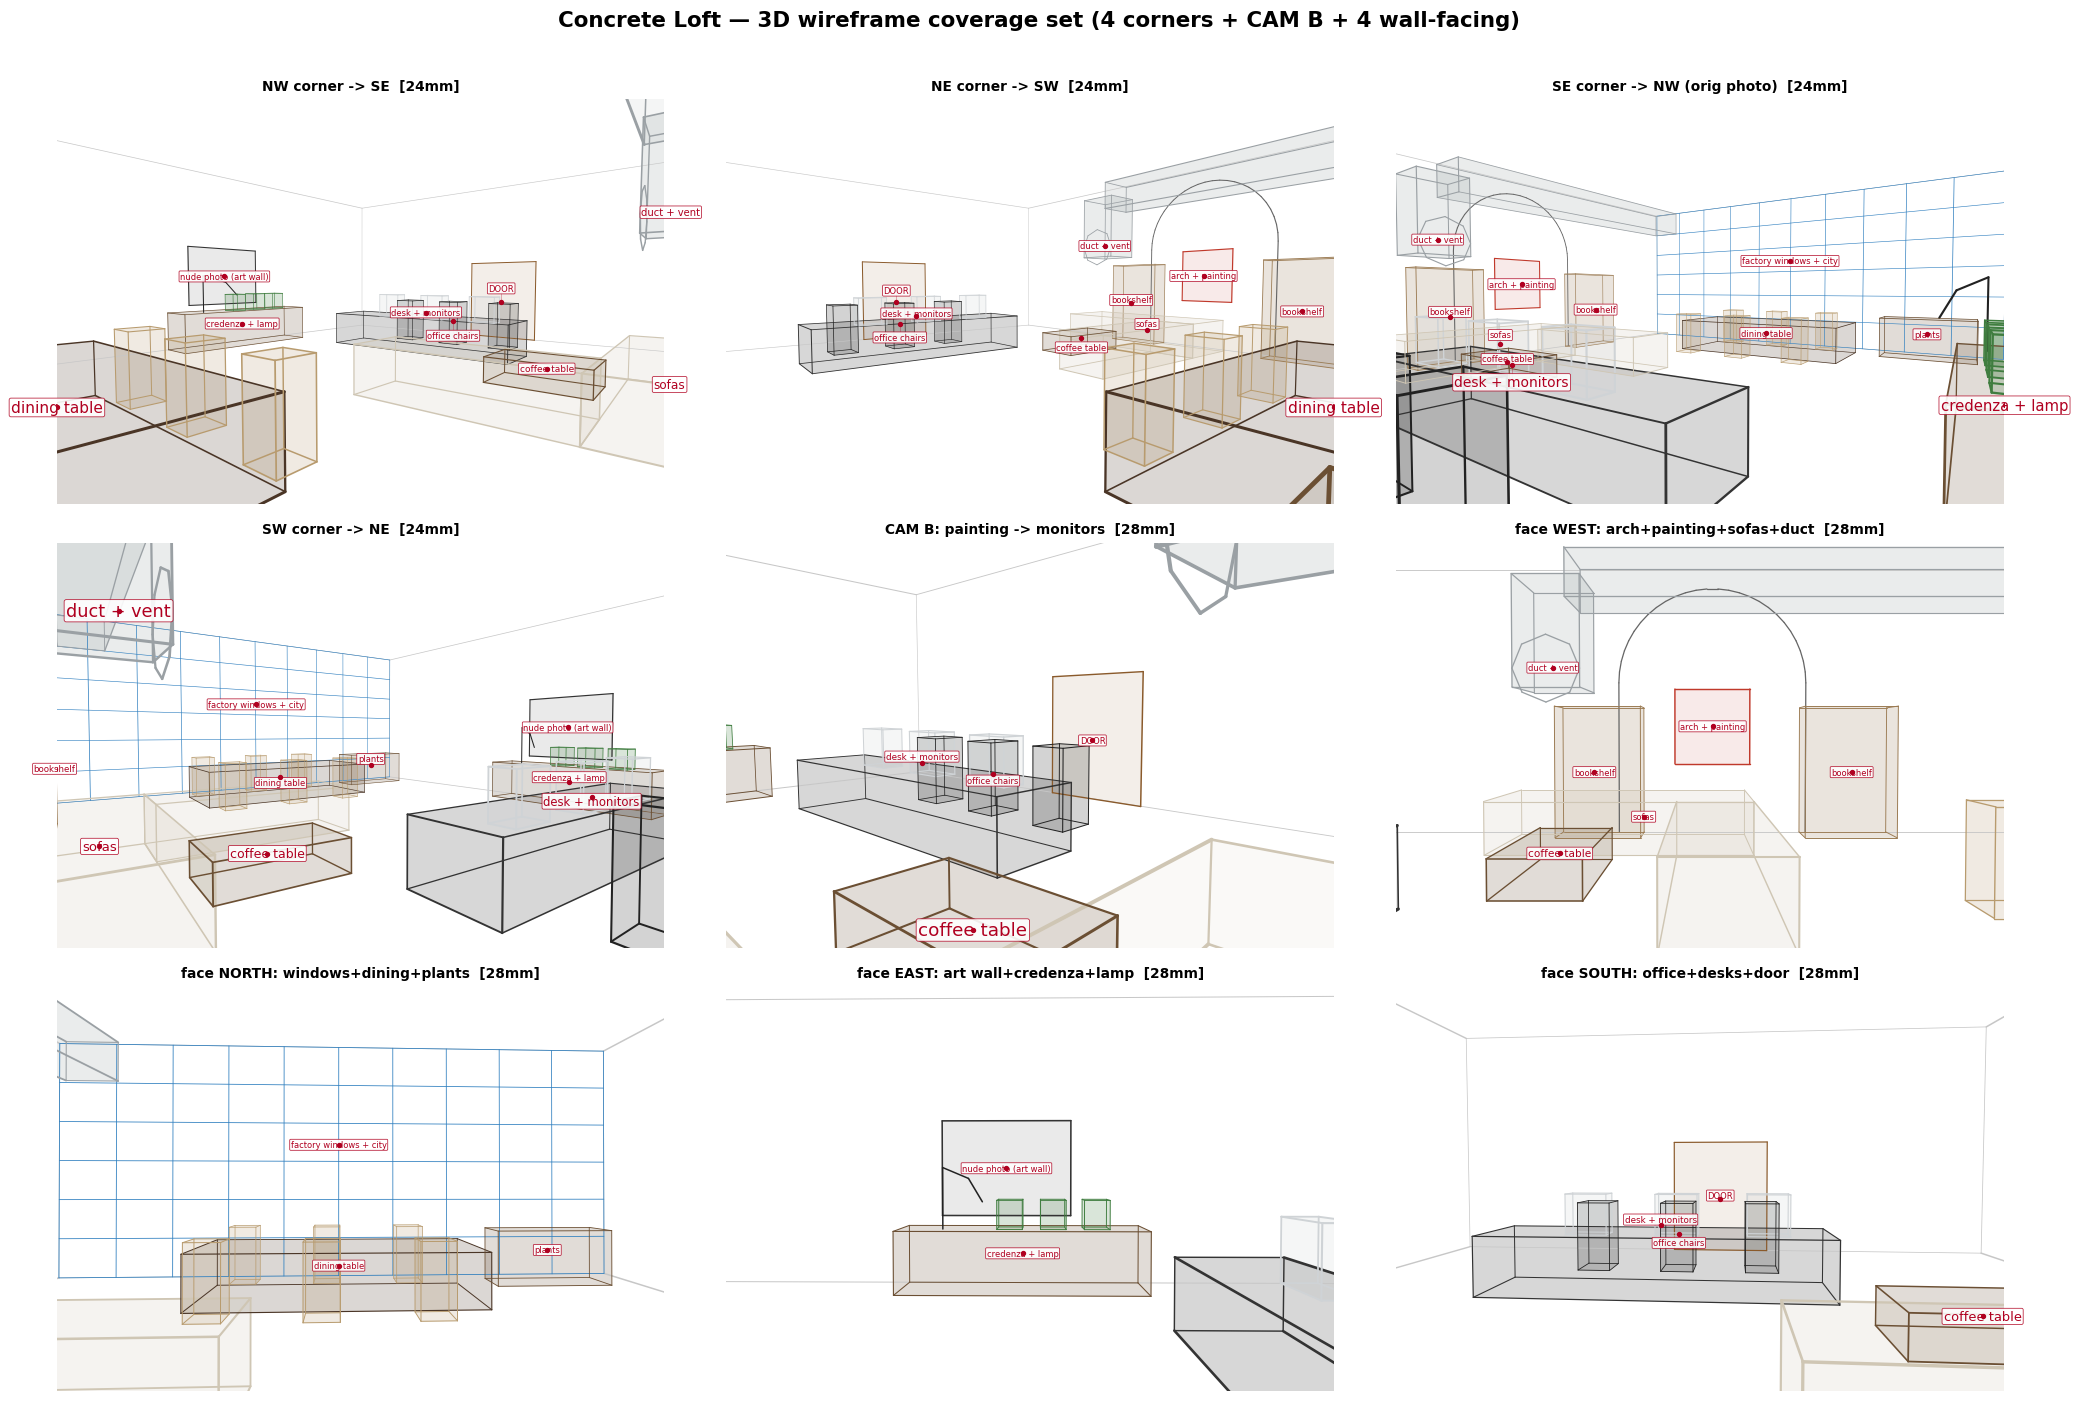

Python code for this plot:
"""
3D wireframe of the concrete loft + pinhole camera -> perspective line-drawings
from any position. Renders the four corner views + CAM B.

Room axes (meters):  x: 0=WEST(arch/duct) .. 10=EAST(art wall)
                      y: 0=SOUTH(office+door) .. 12=NORTH(windows)
                      z: 0=floor .. 4.2=ceiling
Render:  .venv/bin/python room_3d.py  ->  room_3d.png
"""
import matplotlib
matplotlib.use("Agg")
import matplotlib.pyplot as plt
import numpy as np

RX, RY, RZ = 10.0, 12.0, 4.2
S = []  # segments: (P0, P1, color, lw)

FACES = []  # translucent volume faces: (list of 3D corner pts, color)

def seg(p0, p1, c="0.6", lw=1.0):
    S.append((np.array(p0, float), np.array(p1, float), c, lw))

def face(pts, c):
    FACES.append(([np.array(p, float) for p in pts], c))

def box(x0, x1, y0, y1, z0, z1, c="0.45", lw=1.0, fill=True):
    pts = [(x0,y0,z0),(x1,y0,z0),(x1,y1,z0),(x0,y1,z0),
           (x0,y0,z1),(x1,y0,z1),(x1,y1,z1),(x0,y1,z1)]
    e = [(0,1),(1,2),(2,3),(3,0),(4,5),(5,6),(6,7),(7,4),(0,4),(1,5),(2,6),(3,7)]
    for a,b in e: seg(pts[a], pts[b], c, lw)
    if fill:
        for q in [(0,1,2,3),(4,5,6,7),(0,1,5,4),(2,3,7,6),(1,2,6,5),(0,3,7,4)]:
            face([pts[i] for i in q], c)

def rect_x(x, y0, y1, z0, z1, c, lw=1.4):   # rectangle on a constant-x (E/W) wall
    p=[(x,y0,z0),(x,y1,z0),(x,y1,z1),(x,y0,z1)]
    for i in range(4): seg(p[i], p[(i+1)%4], c, lw)
    face(p, c)

def rect_y(y, x0, x1, z0, z1, c, lw=1.4):   # rectangle on a constant-y (N/S) wall
    p=[(x0,y,z0),(x1,y,z0),(x1,y,z1),(x0,y,z1)]
    for i in range(4): seg(p[i], p[(i+1)%4], c, lw)
    face(p, c)

# ---------- ROOM SHELL ----------
box(0, RX, 0, RY, 0, RZ, c="0.78", lw=1.0, fill=False)   # shell: edges only, no fill

# ---------- NORTH WINDOW WALL (y=RY): mullion grid ----------
for x in np.arange(0, RX+0.01, 1.0):
    seg((x, RY, 0), (x, RY, RZ), "#2f7fbf", 1.0)
for z in np.arange(0, RZ+0.01, 0.7):
    seg((0, RY, z), (RX, RY, z), "#2f7fbf", 1.0)

# ---------- WEST ARCH/DUCT WALL (x=0) ----------
# arch (semicircle in the y-z plane), centered y=6.6, base z=2.4, radius 1.5
yc, zb, r = 6.6, 2.4, 1.5
th = np.linspace(0, np.pi, 28)
ay, az = yc + r*np.cos(th), zb + r*np.sin(th)
for i in range(len(th)-1):
    seg((0, ay[i], az[i]), (0, ay[i+1], az[i+1]), "0.4", 1.4)
seg((0, yc-r, 0), (0, yc-r, zb), "0.4", 1.4)
seg((0, yc+r, 0), (0, yc+r, zb), "0.4", 1.4)
rect_x(0.02, 6.0, 7.2, 1.1, 2.3, "#c0392b", 1.6)            # woman painting
box(0, 0.45, 4.2, 5.5, 0, 2.0, c="#9b7b53", lw=1.0)         # bookshelf
box(0, 0.45, 8.0, 9.4, 0, 2.0, c="#9b7b53", lw=1.0)         # bookshelf
# DUCT: big insulated pipe — ceiling run near west wall + curved drop to a
# round vent near the arch (jutting into the room, south of the arch).
dx0, dx1 = 0.45, 1.3
box(dx0, dx1, 4.6, 11.4, 3.4, 4.05, c="#9aa0a4", lw=1.2)    # horizontal ceiling run
box(dx0, dx1, 3.9, 4.8, 2.2, 3.7,  c="#9aa0a4", lw=1.2)     # vertical drop
# round vent face (octagon) on the front/south of the drop, pointing into room
cy_, cz_, rr = 4.35, 2.45, 0.45
ov = [(dx1, cy_+rr*np.cos(a), cz_+rr*np.sin(a)) for a in np.linspace(0, 2*np.pi, 9)]
for i in range(8): seg(ov[i], ov[i+1], "#9aa0a4", 1.2)

# ---------- EAST ART WALL (x=RX) ----------
rect_x(RX-0.02, 4.6, 6.5, 1.0, 2.4, "0.2", 1.6)             # framed nude photo
# credenza / sideboard along east wall with anglepoise lamp + plants
box(9.2, RX, 3.6, 7.0, 0, 0.85, c="#6b4f33", lw=1.0)        # credenza
# anglepoise lamp (base -> upright -> arm)
seg((9.5, 6.4, 0.85), (9.5, 6.4, 1.7), "#222", 1.4)
seg((9.5, 6.4, 1.7), (9.2, 6.0, 1.55), "#222", 1.4)
seg((9.2, 6.0, 1.55), (9.05, 5.8, 1.25), "#222", 1.4)
for py in (4.1, 4.7, 5.3):                                  # potted plants on credenza
    box(9.45, 9.8, py, py+0.35, 0.85, 1.25, c="#3f7d3f", lw=0.9)

# ---------- SOUTH OFFICE WALL (y=0): door ----------
rect_y(0.02, 4.0, 5.8, 0.0, 2.1, "#8a5a2b", 1.6)

# ---------- FURNITURE ----------
# desk island + monitors + chairs (sitting space in front toward south)
box(3.4, 7.8, 2.6, 3.7, 0, 0.75, c="#333", lw=1.0)               # desk top at z=0.75
for mx in (3.9, 5.1, 6.3):
    box(mx, mx+0.55, 2.82, 3.12, 0.70, 1.24, c="#cfd3d6", lw=1.0) # monitors ON desk (base embedded into top), screens face S
for cx in (4.2, 5.5, 6.8):
    box(cx-0.25, cx+0.25, 1.5, 2.05, 0, 1.05, c="#222", lw=0.9)   # chairs south of desk (people face N)
# sofas + coffee table (against west arch wall)
box(0.2, 1.5, 3.6, 7.1, 0, 0.7, c="#cfc6b4", lw=1.0)
box(1.5, 4.3, 6.1, 7.1, 0, 0.7, c="#cfc6b4", lw=1.0)
box(1.7, 3.2, 4.4, 5.3, 0, 0.4, c="#6b4f33", lw=1.0)
# dining table + chairs (along north windows)
box(3.0, 7.0, 9.4, 11.2, 0, 0.75, c="#4a3526", lw=1.0)
for cx in (3.4, 4.8, 6.2):
    box(cx-0.22, cx+0.22, 8.9, 9.34, 0, 0.95, c="#b89b6e", lw=0.8)
    box(cx-0.22, cx+0.22, 11.26, 11.7, 0, 0.95, c="#b89b6e", lw=0.8)
# credenza
box(7.6, 9.5, 10.9, 11.6, 0, 0.9, c="#6b4f33", lw=1.0)

# ====================== OBJECT LABELS (3D anchors) ======================
# label anchors sit ON each object (mid-height), not floating above it
LABELS = [
    ((0.15, 6.6, 1.7),  "arch + painting"),   # painting z1.1-2.3
    ((0.45, 4.8, 1.0),  "bookshelf"),         # shelf z0-2.0
    ((0.45, 8.7, 1.0),  "bookshelf"),
    ((1.0, 4.35, 2.5),  "duct + vent"),       # vent ~z2.45
    ((0.9, 5.6, 0.4),   "sofas"),             # sofa z0-0.7
    ((2.4, 4.85, 0.25), "coffee table"),      # table z0-0.4
    ((5.6, 2.97, 0.82), "desk + monitors"),   # on the desktop/monitor base
    ((5.5, 1.78, 0.55), "office chairs"),     # chair z0-1.05
    ((4.9, 0.06, 1.0),  "DOOR"),              # door z0-2.1
    ((5.0, 11.95, 2.4), "factory windows + city"),
    ((5.0, 10.3, 0.45), "dining table"),      # dining z0-0.75
    ((8.55, 11.2, 0.55),"plants"),            # credenza z0-0.9
    ((9.98, 5.55, 1.7), "nude photo (art wall)"),  # photo z1.0-2.4
    ((9.6, 5.3, 0.5),   "credenza + lamp"),   # credenza z0-0.85
]

# ====================== PINHOLE CAMERA ======================
def render(ax, eye, target, focal_mm=28, title="", near=0.12):
    # focal_mm = full-frame-equivalent focal length (36mm sensor width)
    hfov_deg = np.degrees(2*np.arctan(36.0/(2*focal_mm)))
    eye = np.array(eye, float); target = np.array(target, float)
    f = target - eye; f = f/np.linalg.norm(f)
    up = np.array([0,0,1.0])
    rgt = np.cross(f, up); rgt = rgt/np.linalg.norm(rgt)
    u = np.cross(rgt, f)
    focal = 1.0/np.tan(np.radians(hfov_deg)/2)
    def cam(P): v = P-eye; return np.array([v@rgt, v@u, v@f])
    def proj(c): return np.array([c[0]/c[2]*focal, c[1]/c[2]*focal])
    # translucent volume faces first (painter's algo: far -> near), behind the edges
    fpolys = []
    for pts, col in FACES:
        cps = [cam(p) for p in pts]
        if any(cp[2] <= near for cp in cps): continue
        fpolys.append((float(np.mean([cp[2] for cp in cps])), [proj(cp) for cp in cps], col))
    for depth, pp, col in sorted(fpolys, key=lambda t: -t[0]):
        ax.add_patch(plt.Polygon(pp, closed=True, facecolor=col, edgecolor="none", alpha=0.10, zorder=1))
    for P0, P1, c, lw in S:
        c0, c1 = cam(P0), cam(P1)
        if c0[2] <= near and c1[2] <= near: continue
        if c0[2] <= near:
            t = (near-c0[2])/(c1[2]-c0[2]); c0 = c0 + t*(c1-c0)
        elif c1[2] <= near:
            t = (near-c1[2])/(c0[2]-c1[2]); c1 = c1 + t*(c0-c1)
        a, b = proj(c0), proj(c1)
        dmean = (c0[2]+c1[2])/2.0
        lw_eff = float(np.clip(lw*(4.5/dmean), 0.3, 3.2))   # nearer = thicker, farther = thinner
        ax.plot([a[0], b[0]], [a[1], b[1]], color=c, lw=lw_eff, solid_capstyle="round")
    # object labels: dot on object + text pushed apart vertically + leader line
    labs = []
    for P, txt in LABELS:
        cc = cam(np.array(P, float))
        if cc[2] <= near: continue
        p = proj(cc)
        if abs(p[0]) > 1.05 or abs(p[1]) > 0.68: continue
        fs = float(np.clip(8.0*(4.5/cc[2]), 5.5, 12.0))
        labs.append({"x":float(p[0]),"y":float(p[1]),"ax":float(p[0]),"ay":float(p[1]),"t":txt,"fs":fs})
    GAP = 0.075
    for _ in range(80):                       # force-based vertical separation
        moved = False
        for i in range(len(labs)):
            for j in range(i+1, len(labs)):
                if abs(labs[i]["x"]-labs[j]["x"]) < 0.30 and abs(labs[i]["y"]-labs[j]["y"]) < GAP:
                    s = (GAP-abs(labs[i]["y"]-labs[j]["y"]))/2 + 0.002
                    hi, lo = (i, j) if labs[i]["y"] >= labs[j]["y"] else (j, i)
                    labs[hi]["y"] += s; labs[lo]["y"] -= s; moved = True
        if not moved: break
    for L in labs:
        L["y"] = min(max(L["y"], -0.66), 0.66)
        if abs(L["y"]-L["ay"]) > 0.02:
            ax.plot([L["ax"], L["x"]], [L["ay"], L["y"]], color="#b00020", lw=0.4, alpha=0.5, zorder=9)
        ax.plot(L["ax"], L["ay"], 'o', color="#b00020", ms=2.5, zorder=11)
        ax.text(L["x"], L["y"], L["t"], fontsize=L["fs"], color="#b00020", ha="center", va="center",
                bbox=dict(boxstyle="round,pad=0.12", fc="white", ec="#b00020", lw=0.5, alpha=0.9), zorder=10)
    # frame matches the lens: horizontal hfov edge = +/-1, 3:2 aspect
    ax.set_xlim(-1, 1); ax.set_ylim(-2/3, 2/3)
    ax.set_aspect("equal"); ax.axis("off")
    ax.set_title(f"{title}  [{focal_mm}mm]", fontsize=9, fontweight="bold")

EH = 1.55  # eye height
# (name, eye, target, focal_mm, title)
views = [
    ("v1_NW_to_SE", (0.7,11.3,EH), (8.0,2.5,1.0), 24, "NW corner -> SE"),
    ("v2_NE_to_SW", (9.3,11.3,EH), (2.0,2.5,1.0), 24, "NE corner -> SW"),
    ("v3_SE_to_NW", (9.3,0.7,EH),  (2.5,11.0,1.2),24, "SE corner -> NW (orig photo)"),
    ("v4_SW_to_NE", (0.7,0.7,EH),  (8.0,11.0,1.2),24, "SW corner -> NE"),
    ("v5_CAMB",     (0.35,6.6,EH), (5.0,1.5,1.0), 28, "CAM B: painting -> monitors"),
    ("v6_face_WEST",(7.6,6.4,EH),  (0.0,6.4,1.4), 28, "face WEST: arch+painting+sofas+duct"),
    ("v7_face_NORTH",(5.0,3.3,EH), (5.4,12.0,1.6),28, "face NORTH: windows+dining+plants"),
    ("v8_face_EAST",(3.0,5.1,EH),  (10.0,5.2,1.4),28, "face EAST: art wall+credenza+lamp"),
    ("v9_face_SOUTH",(4.6,9.2,EH), (5.3,0.0,1.2), 28, "face SOUTH: office+desks+door"),
]

# ---- contact sheet (3x3) ----
fig, axes = plt.subplots(3, 3, figsize=(19, 13))
axes = axes.ravel()
for ax, (nm, eye, tgt, fmm, ttl) in zip(axes, views):
    render(ax, eye, tgt, focal_mm=fmm, title=ttl)
fig.suptitle("Concrete Loft — 3D wireframe coverage set (4 corners + CAM B + 4 wall-facing)",
             fontsize=14, fontweight="bold")
plt.tight_layout(rect=[0,0,1,0.97])
plt.savefig("/Users/bash/Desktop/viraladsgen-service/video-gen/room_3d.png", dpi=110, bbox_inches="tight")
print("saved room_3d.png")

# ---- individual full-size exports ----
for nm, eye, tgt, fmm, ttl in views:
    f, a = plt.subplots(figsize=(12, 8))
    render(a, eye, tgt, focal_mm=fmm, title=ttl)
    f.savefig(f"/Users/bash/Desktop/viraladsgen-service/video-gen/wireframe_{nm}.png",
              dpi=150, bbox_inches="tight")
    plt.close(f)
    print(f"saved wireframe_{nm}.png")

# ---- TOP-DOWN COVERAGE MAP ----
fig2, axc = plt.subplots(figsize=(9, 10))
axc.add_patch(plt.Rectangle((0,0), RX, RY, fill=False, ec="0.5", lw=1.2))
axc.plot([0,RX],[RY,RY], color="#2f7fbf", lw=4)
axc.text(RX/2, RY+0.3, "NORTH: windows", ha="center", color="#2f7fbf", fontsize=8)
axc.text(-0.3, RY/2, "WEST: arch/duct", rotation=90, va="center", ha="right", fontsize=8, color="0.4")
axc.text(RX/2, -0.5, "SOUTH: office+door", ha="center", fontsize=8, color="0.4")
axc.text(RX+0.3, RY/2, "EAST: art wall+credenza", rotation=90, va="center", ha="left", fontsize=8, color="0.4")
cols = plt.cm.tab10(np.linspace(0,1,len(views)))
for (nm, eye, tgt, fmm, ttl), col in zip(views, cols):
    ex,ey = eye[0],eye[1]; tx,ty = tgt[0],tgt[1]
    ang = np.arctan2(ty-ey, tx-ex)
    hf = np.radians(np.degrees(2*np.arctan(36.0/(2*fmm)))/2)
    L = 13
    axc.add_patch(plt.Polygon([(ex,ey),(ex+L*np.cos(ang-hf),ey+L*np.sin(ang-hf)),
                               (ex+L*np.cos(ang+hf),ey+L*np.sin(ang+hf))], closed=True,
                              facecolor=col, alpha=0.08, ec=col, lw=0.6))
    axc.plot(ex,ey,'o',color=col,ms=9)
    axc.text(ex,ey, nm.split("_")[0][1:], ha="center", va="center", fontsize=6.5, color="w", fontweight="bold")
axc.set_xlim(-2,RX+4); axc.set_ylim(-2,RY+2); axc.set_aspect("equal"); axc.axis("off")
axc.legend([plt.Line2D([0],[0],marker='o',color='w',markerfacecolor=c,ms=8) for c in cols],
           [f"{i+1}. {v[4]}" for i,v in enumerate(views)], loc="upper center",
           bbox_to_anchor=(0.5,-0.02), fontsize=7, ncol=2, frameon=False)
axc.set_title("Camera coverage map (positions + FOV cones)", fontsize=12, fontweight="bold")
plt.tight_layout()
plt.savefig("/Users/bash/Desktop/viraladsgen-service/video-gen/coverage_map.png", dpi=130, bbox_inches="tight")
print("saved coverage_map.png")
